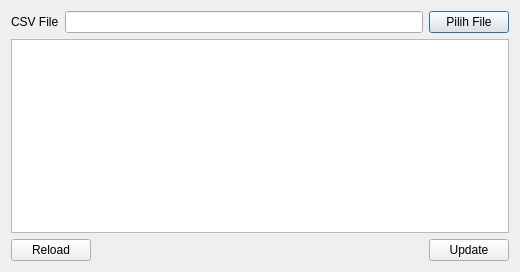
<?xml version="1.0" encoding="UTF-8"?>
<ui version="4.0">
 <class>CSVProductUpdaterDialog</class>
 <widget class="QDialog" name="CSVProductUpdaterDialog">
  <property name="geometry">
   <rect>
    <x>0</x>
    <y>0</y>
    <width>520</width>
    <height>272</height>
   </rect>
  </property>
  <property name="windowTitle">
   <string>Update Produk dari CSV</string>
  </property>
  <layout class="QVBoxLayout" name="verticalLayout">
   <item>
    <layout class="QHBoxLayout" name="horizontalLayout">
     <item>
      <widget class="QLabel" name="label">
       <property name="text">
        <string>CSV File</string>
       </property>
      </widget>
     </item>
     <item>
      <widget class="QLineEdit" name="lineEdit"/>
     </item>
     <item>
      <widget class="QPushButton" name="pushButton">
       <property name="text">
        <string>Pilih File</string>
       </property>
      </widget>
     </item>
    </layout>
   </item>
   <item>
    <widget class="QTableView" name="tableView">
     <property name="sizeAdjustPolicy">
      <enum>QAbstractScrollArea::AdjustToContents</enum>
     </property>
     <property name="verticalScrollMode">
      <enum>QAbstractItemView::ScrollPerPixel</enum>
     </property>
     <property name="horizontalScrollMode">
      <enum>QAbstractItemView::ScrollPerPixel</enum>
     </property>
     <attribute name="verticalHeaderVisible">
      <bool>false</bool>
     </attribute>
     <attribute name="verticalHeaderMinimumSectionSize">
      <number>15</number>
     </attribute>
     <attribute name="verticalHeaderDefaultSectionSize">
      <number>15</number>
     </attribute>
    </widget>
   </item>
   <item>
    <layout class="QHBoxLayout" name="horizontalLayout_2">
     <item>
      <widget class="QPushButton" name="pushButton3">
       <property name="text">
        <string>Reload</string>
       </property>
      </widget>
     </item>
     <item>
      <spacer name="horizontalSpacer">
       <property name="orientation">
        <enum>Qt::Horizontal</enum>
       </property>
       <property name="sizeHint" stdset="0">
        <size>
         <width>40</width>
         <height>20</height>
        </size>
       </property>
      </spacer>
     </item>
     <item>
      <widget class="QPushButton" name="pushButton2">
       <property name="text">
        <string>Update</string>
       </property>
      </widget>
     </item>
    </layout>
   </item>
  </layout>
  <action name="actionDeleteSelected">
   <property name="text">
    <string>Delete Selected</string>
   </property>
   <property name="toolTip">
    <string>Hapus</string>
   </property>
   <property name="shortcut">
    <string>Del</string>
   </property>
  </action>
 </widget>
 <resources/>
 <connections/>
</ui>
